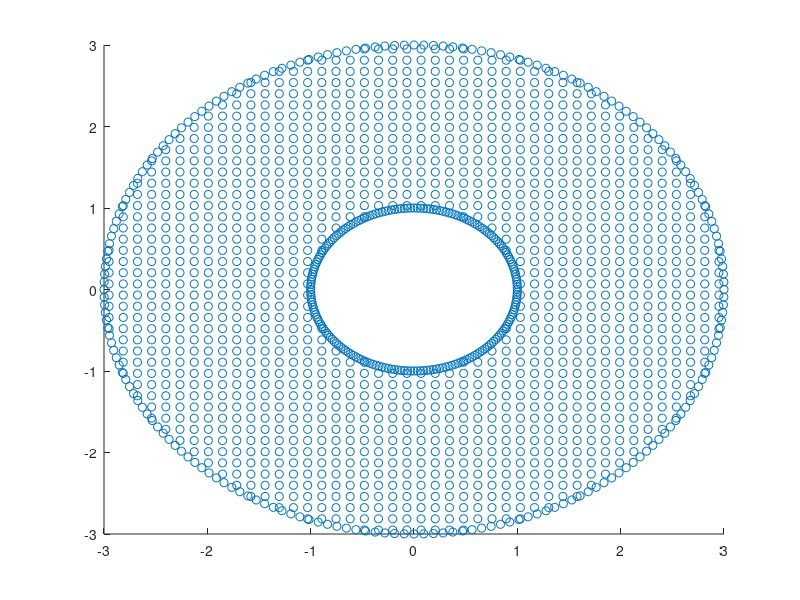

This figure's MATLAB source: (Note: this script raises an error after producing the figure.)
%%% 生成边界结点（边界节点越密越好？）
%fd=@(p) ddiff(p(:,1).^2+p(:,2).^2-9,p(:,1).^2+p(:,2).^2-1);
%[p,t]=distmesh2d(fd,@huniform,0.21,[-3,-3;3,3],[]);
%pause

%%% 域内节点均匀分布
%%% boundary points : as dense as possible
Nboundary=201;
theta=linspace(0,2*pi,Nboundary);
theta=theta(1,1:Nboundary-1);
costheta=cos(theta);
sintheta=sin(theta);

rinside=1;
routside=3;

boundaryinside=rinside*[costheta;sintheta]';
boundaryoutside=routside*[costheta;sintheta]';
boundarypoints=[boundaryinside;boundaryoutside];

%%% inner points are uniformiy distributed
%%% uniformly distributed in interval [a,b]:a+(b-a)*rand(n,m)
%%% Halton序列生成均匀分布
ax=-3.5;
bx=3.5;
ay=-3.5;
by=3.5;
Nx=50+1;% +1保证（0，0）位于格点上
Ny=50+1;
Nxyindex=[];
m=1;

for i=1:Nx
    for j=1:Ny
      Nxyindex(:,end+1)=[i;j];
      m=m+1;
    end
end

uniformpointsx=ax+(bx-ax)*(Nxyindex(1,:)./Nx);
uniformpointsy=ay+(by-ay)*(Nxyindex(2,:)./Ny);
uniformpoints=[uniformpointsx',uniformpointsy'];

Runiformpoints=sqrt(uniformpoints(:,1).^2+uniformpoints(:,2).^2);

innerpoints=uniformpoints(find(Runiformpoints>1 & Runiformpoints<3),:);

node=[innerpoints;boundarypoints];

scatter(node(:,1),node(:,2));





num=size(node,1);
dis=zeros(num,num);%不同标号节点距离

for i=1:num
  for j=i+1:num
    
      dis(i,j)=norm(node(i,:)-node(j,:));
      dis(j,i)=dis(i,j);

  end
end

Taylor=6;
nearpoints=zeros(num,Taylor);
%6阶邻近点局部排序
for i=1:num
  for j=1:6
    [~,minnum]=min(dis(i,:));
    nearpoints(i,j)=minnum;
    dis(i,minnum)=max(dis(i,:));
  end
end

%重构矩阵K
K1=zeros(num,num);% index1：Exit probability
F1=zeros(num,1);
K2=zeros(num,num);% index2：Mean first exit time
F2=-1*ones(num,1);


for i=1:num
  xnode=node(i,1);
  ynode=node(i,2);
  r=norm([xnode,ynode]);

  if abs(r-1)<1e-5 %内边界
        K1(i,i)=1;
        F1(i)=1;
        K2(i,i)=1;
        F2(i)=0;
  elseif abs(r-3)<1e-6 %外边界
        K1(i,i)=1;
        F1(i)=0;
        K2(i,i)=1;
        F2(i)=0;

  else
     %内部点
     invp=getgrediant(node,nearpoints(i,:));
     K1=AssmenbleK(K1,invp,i,nearpoints(i,:));
     K2=AssmenbleK(K1,invp,i,nearpoints(i,:));
     F1(i)=0;
  end



end

U1=inv(K1)*F1;
U2=inv(K2)*F2;

subplot(1,2,1);
set(0,'defaultfigurecolor','w')
scatter(node(:,1),node(:,2),[],U1,"filled")
colormap('jet')
colorbar
axis equal
axis([-3.5,3.5,-3.5,3.5]);
title('Escape probability');

subplot(1,2,2);
scatter(node(:,1),node(:,2),[],U2,"filled")
colormap('jet')
colorbar
axis equal
axis([-3.5,3.5,-3.5,3.5]);
title('Mean first exit time');